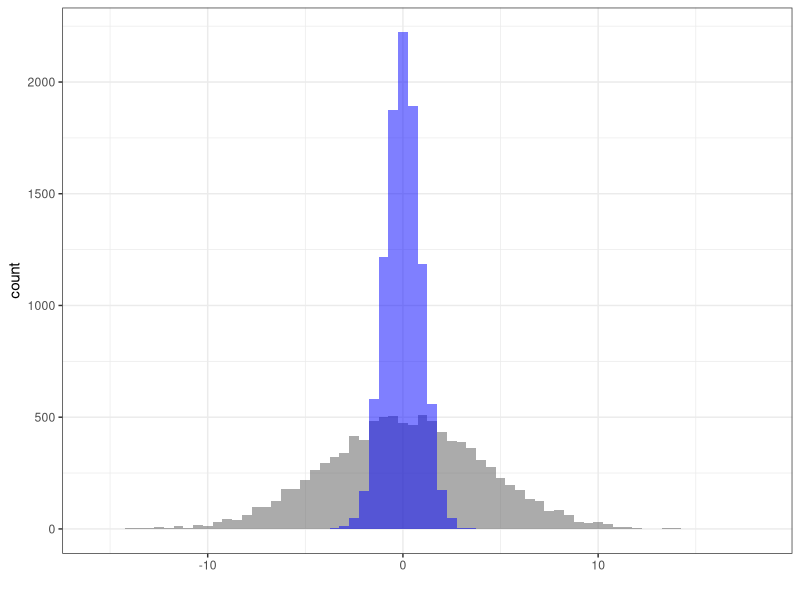
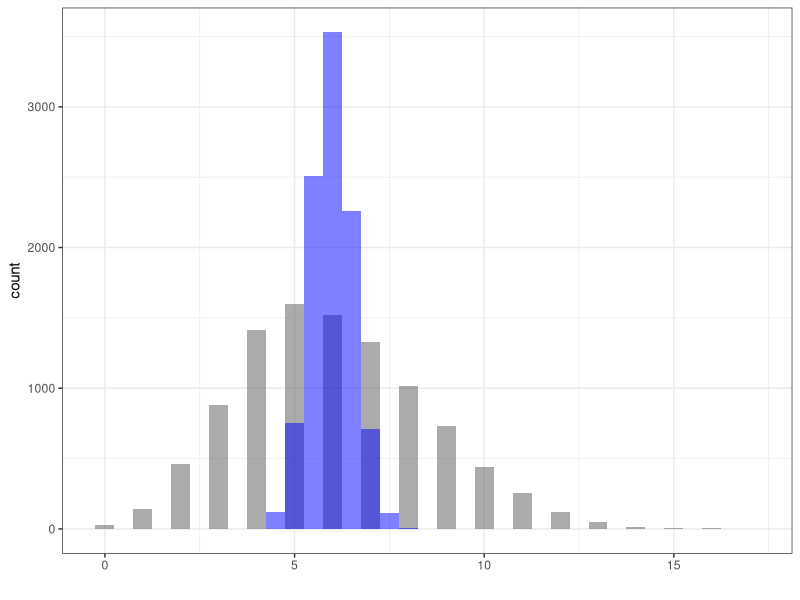
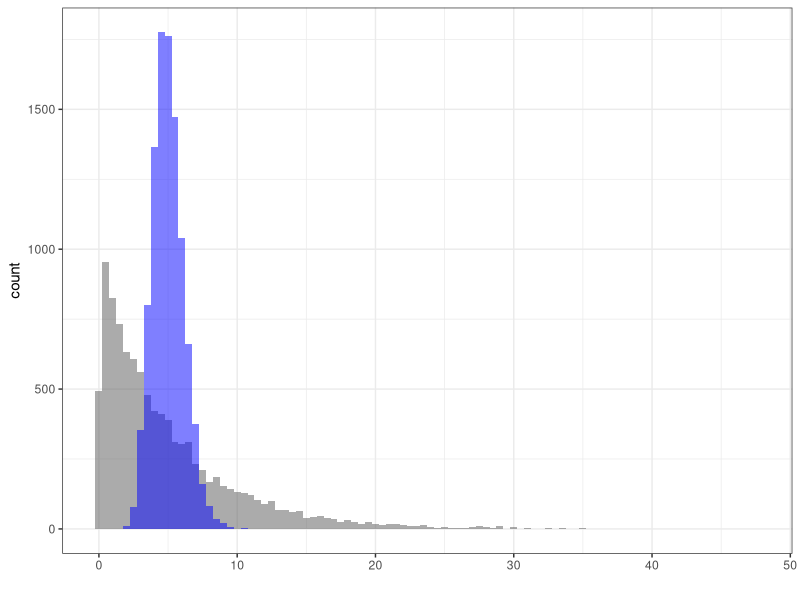
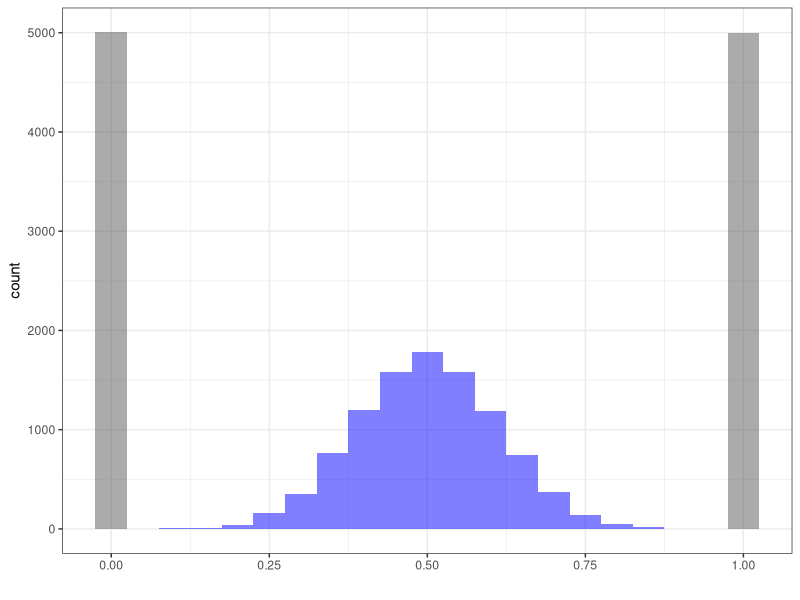
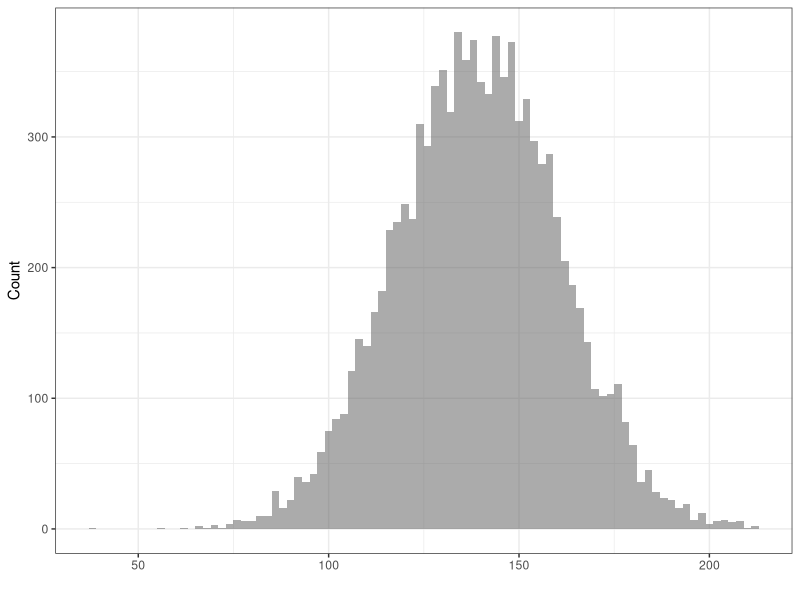
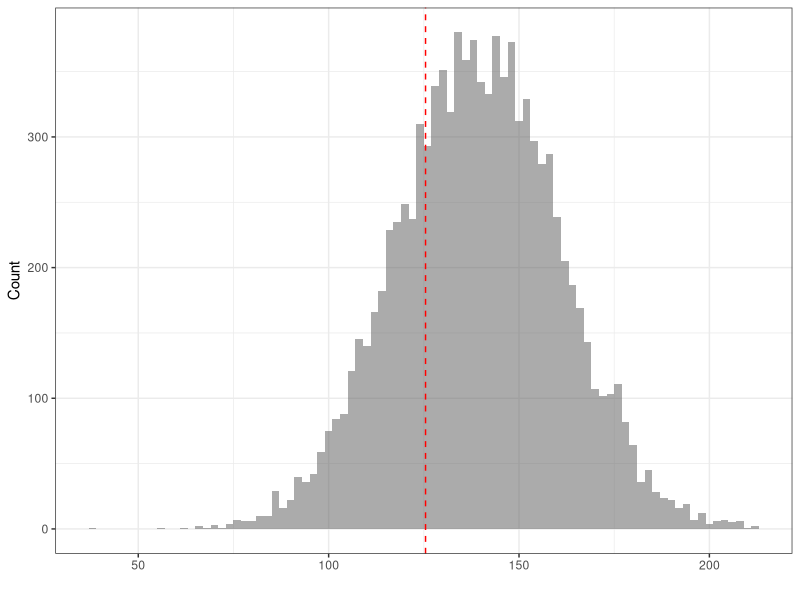
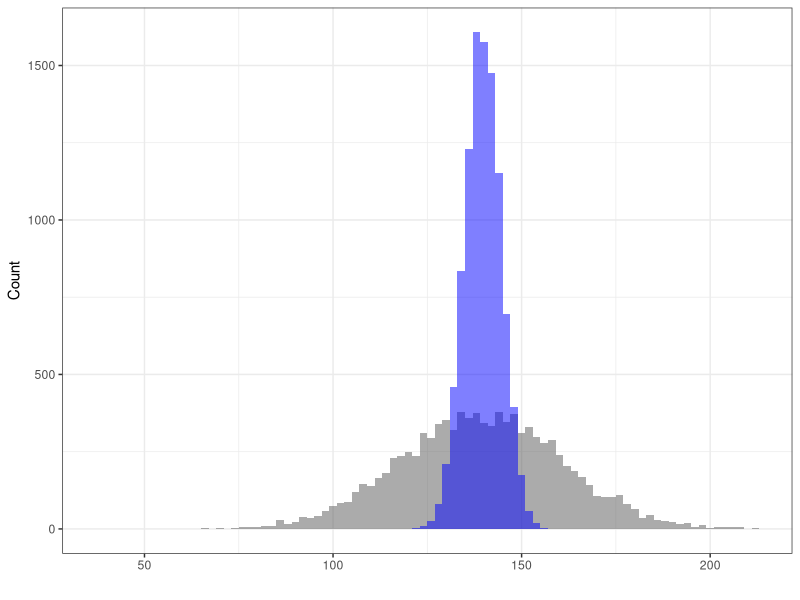
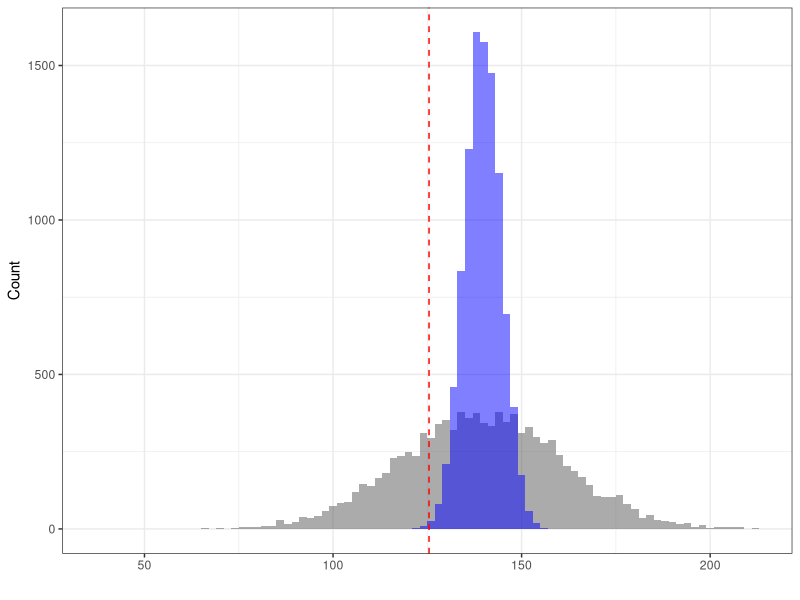

Source code (R) for these figures, in order: (Note: this script raises an error after producing the figures.)
## ---- chunk 1
library(ggplot2)

x <- rnorm(10000, 0, 4.0)

x.mean <- {}
for (i in 1:10000) {
  x.mean <- c(x.mean, mean(rnorm(20, 0, 4)))
}

p <- ggplot() + geom_histogram(aes(x=x), alpha=0.5, binwidth=0.5) + xlab("x")  + 
  geom_histogram(aes(x=x.mean), alpha=0.5, fill="blue", binwidth=0.5) + xlab("") + theme_bw()
ggsave(p, filename = "../img/hyp-norm-mean.png", height=3, width=4, units="in", dpi=300)

x <- rpois(10000, 6.0)

x.mean <- {}
for (i in 1:10000) {
  x.mean <- c(x.mean, mean(rpois(20, 6.0)))
}

p <- ggplot() + geom_histogram(aes(x=x), alpha=0.5, binwidth=0.5) + xlab("x")  + 
  geom_histogram(aes(x=x.mean), alpha=0.5, fill="blue", binwidth=0.5) + xlab("") + theme_bw()
ggsave(p, filename = "../img/hyp-pois-mean.png", height=3, width=4, units="in", dpi=300)

x <- rexp(10000, 0.2)

x.mean <- {}
for (i in 1:10000) {
  x.mean <- c(x.mean, mean(rexp(20, 0.2)))
}

p <- ggplot() + geom_histogram(aes(x=x), alpha=0.5, binwidth=0.5) + xlab("x")  + 
  geom_histogram(aes(x=x.mean), alpha=0.5, fill="blue", binwidth=0.5) + xlab("") + theme_bw()
ggsave(p, filename = "../img/hyp-exp-mean.png", height=3, width=4, units="in", dpi=300)

x <- rbinom(10000, 1, 0.5)

x.mean <- {}
for (i in 1:10000) {
  x.mean <- c(x.mean, mean(rbinom(20, 1, 0.5)))
}

p <- ggplot() + geom_histogram(aes(x=x), alpha=0.5, binwidth=0.05) + xlab("x")  + 
  geom_histogram(aes(x=x.mean), alpha=0.5, fill="blue", binwidth=0.05) + xlab("") + theme_bw()
ggsave(p, filename = "../img/hyp-sum-mean.png", height=3, width=4, units="in", dpi=300)

## ---- chunk 2
set.seed(600)
x <- rnorm(10000, 139.75, 21.40)

x.mean <- {}
for (i in 1:10000) {
  x.mean <- c(x.mean, mean(rnorm(20, 139.75, 21.40)))
}

p <- ggplot() + geom_histogram(aes(x=x), alpha=0.5, binwidth=2) + xlab("") + theme_bw() + ylab("Count")
ggsave(p, filename = "../img/hyp-z-test-example-0.png", height=3, width=4, units="in", dpi=300)

p <- ggplot() + geom_histogram(aes(x=x), alpha=0.5, binwidth=2) + xlab("") + theme_bw() + 
  geom_vline(xintercept = 125.45, color = "red", linetype = "dashed") + ylab("Count")
ggsave(p, filename = "../img/hyp-z-test-example-1.png", height=3, width=4, units="in", dpi=300)

p <- ggplot() + geom_histogram(aes(x=x), alpha=0.5, binwidth=2) + 
  geom_histogram(aes(x=x.mean), alpha=0.5, fill="blue", binwidth=2) + xlab("") + theme_bw() + ylab("Count")
ggsave(p, filename = "../img/hyp-z-test-example.png", height=3, width=4, units="in", dpi=300)

p <- ggplot() + geom_histogram(aes(x=x), alpha=0.5, binwidth=2) + 
  geom_histogram(aes(x=x.mean), alpha=0.5, fill="blue", binwidth=2) + xlab("") + theme_bw() + 
    geom_vline(xintercept = 125.45, color = "red", linetype = "dashed") + ylab("Count")
ggsave(p, filename = "../img/hyp-z-test-example-2.png", height=3, width=4, units="in", dpi=300)

x <- seq(100, 170, 0.1)
dens <- dnorm(x, 139.75, 21.40/sqrt(20))
l1 <- qnorm(0.975, 139.75, 21.40/sqrt(20))
l2 <- qnorm(0.025, 139.75, 21.40/sqrt(20))
p <- ggplot() + geom_density(aes(x=x, y = dens), stat = "identity", 
                             fill = "blue", colour = NA, alpha = 0.6) + 
  geom_vline(xintercept = l1, color = "black", linetype = "dotted") + 
  geom_vline(xintercept = l2, color = "black", linetype = "dotted") + theme_bw() + ylab("Density") + 
  xlab("Sample Mean (n = 20)")
ggsave(p, filename = "../img/hyp-z-test-example-3.png", height=3, width=4, units="in", dpi=300)


p <- ggplot() + geom_density(aes(x=x, y = dens), stat = "identity", 
                             fill = "blue", colour = NA, alpha = 0.6) + 
    geom_vline(xintercept = 125.45, color = "red", linetype = "dashed") + 
  geom_vline(xintercept = l1, color = "black", linetype = "dotted") + 
  geom_vline(xintercept = l2, color = "black", linetype = "dotted") + theme_bw() + ylab("Density") + 
  xlab("Sample Mean (n = 20)")
ggsave(p, filename = "../img/hyp-z-test-example-4.png", height=3, width=4, units="in", dpi=300)

p <- ggplot() + geom_density(aes(x=x, y = dens), stat = "identity", 
                             fill = "blue", colour = NA, alpha = 0.6) + 
    geom_vline(xintercept = 125.45, color = "red", linetype = "dashed") + 
  theme_bw() + ylab("Density") + 
  xlab("Sample Mean (n = 20)")
ggsave(p, filename = "../img/hyp-z-test-example-5.png", height=3, width=4, units="in", dpi=300)
## ---- chunk 3
p.one.sided <- pnorm(125.45, 139.75, 21.40/sqrt(20))
p.two.sided <- p.one.sided * 2
## ---- chunk 4
# One-sided
-qnorm(0.1, 0, 1)
-qnorm(0.05, 0, 1)
-qnorm(0.01, 0, 1)

# Two-sided
-qnorm(0.05, 0, 1)
-qnorm(0.025, 0, 1)
-qnorm(0.005, 0, 1)

alpha <- seq(0.001, 0.20, 0.001)
n <- ((-qnorm(alpha/2, 0, 1)) * 21.40 / (148.29-139.75))^2
p1 <- ggplot() + geom_line(aes(x=alpha, y=n)) + 
  geom_vline(xintercept=0.1, colour="darkorange") + 
  geom_vline(xintercept=0.05, colour="blue", linetype="dotted") + 
  geom_vline(xintercept=0.01, colour="turquoise4", linetype="dashed") + 
  theme_bw() + 
  xlab("Significance Level") + ylab("Number of Samples Required")

x <- seq(130, 150, 0.01)
n1 <- ((-qnorm(0.05, 0, 1)) * 21.40 / (x-139.75))^2
n2 <- ((-qnorm(0.025, 0, 1)) * 21.40 / (x-139.75))^2
n3 <- ((-qnorm(0.005, 0, 1)) * 21.40 / (x-139.75))^2
p2 <- ggplot() + geom_line(aes(x=x, y=n1), linetype="solid") +
  geom_line(aes(x=x, y=n2), linetype="dotted") +
  geom_line(aes(x=x, y=n3), linetype="dashed") +
  xlab("Sample Mean") + ylab("Number of Samples Required") + theme_bw() + ylim(0, 500)
## ---- chunk 5
ggsave(p1, filename = "../img/hyp-z-test-power-curve-1.png", height=3, width=4, units="in", dpi=300)
ggsave(p2, filename = "../img/hyp-z-test-power-curve-2.png", height=3, width=4, units="in", dpi=300)
## ---- chunk 6
((-qnorm(0.1, 0, 1)) * 21.40 / (148.29-139.75))^2
((-qnorm(0.05, 0, 1)) * 21.40 / (148.29-139.75))^2
((-qnorm(0.01, 0, 1)) * 21.40 / (148.29-139.75))^2

((-qnorm(0.1/2, 0, 1)) * 21.40 / (148.29-139.75))^2
((-qnorm(0.05/2, 0, 1)) * 21.40 / (148.29-139.75))^2
((-qnorm(0.01/2, 0, 1)) * 21.40 / (148.29-139.75))^2
## ---- chunk 7
x <- seq(-4, 4, 0.01)
dens <- dnorm(x, 0, 1)
l1 <- qnorm(0.975, 0, 1)
l2 <- qnorm(0.025, 0, 1)
p <- ggplot() + geom_density(aes(x=x, y = dens), stat = "identity", 
                             fill = "blue", colour = NA, alpha = 0.6) + 
  geom_vline(xintercept = l1, color = "black", linetype = "dotted") + 
  geom_vline(xintercept = l2, color = "black", linetype = "dotted") + theme_bw() + ylab("Density") + 
  xlab("Z-Statistic (n = 20)")
ggsave(p, filename = "../img/hyp-z-test-example-3-z.png",
       height=3, width=4, units="in", dpi=300)

p <- ggplot() + geom_density(aes(x=x, y = dens), stat = "identity", 
                             fill = "blue", colour = NA, alpha = 0.6) + 
    geom_vline(xintercept = (125.45 - 139.75)/(21.40/sqrt(20)), color = "red", linetype = "dashed") + 
  geom_vline(xintercept = l1, color = "black", linetype = "dotted") + 
  geom_vline(xintercept = l2, color = "black", linetype = "dotted") + theme_bw() + ylab("Density") + 
  xlab("Z-Statistic (n = 20)")
ggsave(p, filename = "../img/hyp-z-test-example-4-z.png",
       height=3, width=4, units="in", dpi=300)

p <- ggplot() + geom_density(aes(x=x, y = dens), stat = "identity", 
                             fill = "blue", colour = NA, alpha = 0.6) + 
  geom_vline(xintercept = (125.45 - 139.75)/(21.40/sqrt(20)), color = "red", linetype = "dashed") + 
  theme_bw() + ylab("Density") + xlab("Z-Statistic (n = 20)")
ggsave(p, filename = "../img/hyp-z-test-example-5-z.png",
       height=3, width=4, units="in", dpi=300)
## ---- chunk 8
p.one.sided <- pnorm(-2.99, 0, 1)
p.two.sided <- p.one.sided * 2
## ---- chunk 9
t1 <- rnorm(25, 100)

t = (22.4 - 20) / sqrt(116.1/23)
2 * pt(-1.068, 22)
2 * pnorm(-1.068)

sx2 = 116.1
sy2 = 361.7
n = 23
m = 22

sp2 = ((n-1)*sx2 + (m-1)*sy2)/(m+n-2)
tnew = (22.4-11.0) / (sqrt(sp2) * sqrt(1/23 + 1/22))

pt()
## ---- chunk 10
mu.0 <- 100.0
mu.1 <- 100.1
sd.0 <- 25.0
sd.1 <- 25.0
n <- 3
sdsm.0 <- sd.0/sqrt(n)
sdsm.1 <- sd.1/sqrt(n)

x <- seq(0, 200, 0.1)
sd.0 <- dnorm(x, mu.0, sd.0)
sd.1 <- dnorm(x, mu.1, sd.1)
sd.0.mean <- dnorm(x, mu.0, sdsm.0)
sd.1.mean <- dnorm(x, mu.1, sdsm.1)

p.values.null <- c()
p.values.alt <- c()
for (i in 1:100) {
  sample.null <- rnorm(n, mu.0, sd.0)
  sample.2.null <- rnorm(n, mu.0, sd.0)
  sample.alt <- rnorm(n, mu.1, sd.1)
  t.null <- t.test(sample.null, sample.2.null)
  t.alt <- t.test(sample.null, sample.alt)
  p.values.null <- c(p.values.null, t.null$p.value)
  p.values.alt <- c(p.values.alt, t.alt$p.value)
}
## ---- chunk 11
p1 <- ggplot() + geom_line(aes(x=x, y=sd.0), colour = "red") + 
  geom_line(aes(x=x, y=sd.1), colour = "blue") + xlab("x") + ylab("Frequency")
ggsave(p1, 
       filename="../img/power-original-distributions.png",
       height = 3, width = 5, units = "in", dpi=300)

p2 <- ggplot() + geom_line(aes(x=x, y=sd.0.mean), colour = "red") + 
  geom_line(aes(x=x, y=sd.1.mean), colour = "blue") + xlab("Sample Mean") + ylab("Frequency")
ggsave(p2, 
       filename="../img/power-sampling-distributions.png",
       height = 3, width = 5, units = "in", dpi=300)

p3 <- ggplot() + geom_histogram(aes(x=p.values.null), alpha = 0.5, fill = "gray50") + 
  geom_histogram(aes(x=p.values.alt), alpha = 0.5, fill = "blue") + xlab("P Value") + 
  ylab("Frequency")
ggsave(p3, 
       filename="../img/power-hist-pvalues.png",
       height = 3, width = 5, units = "in", dpi=300)
